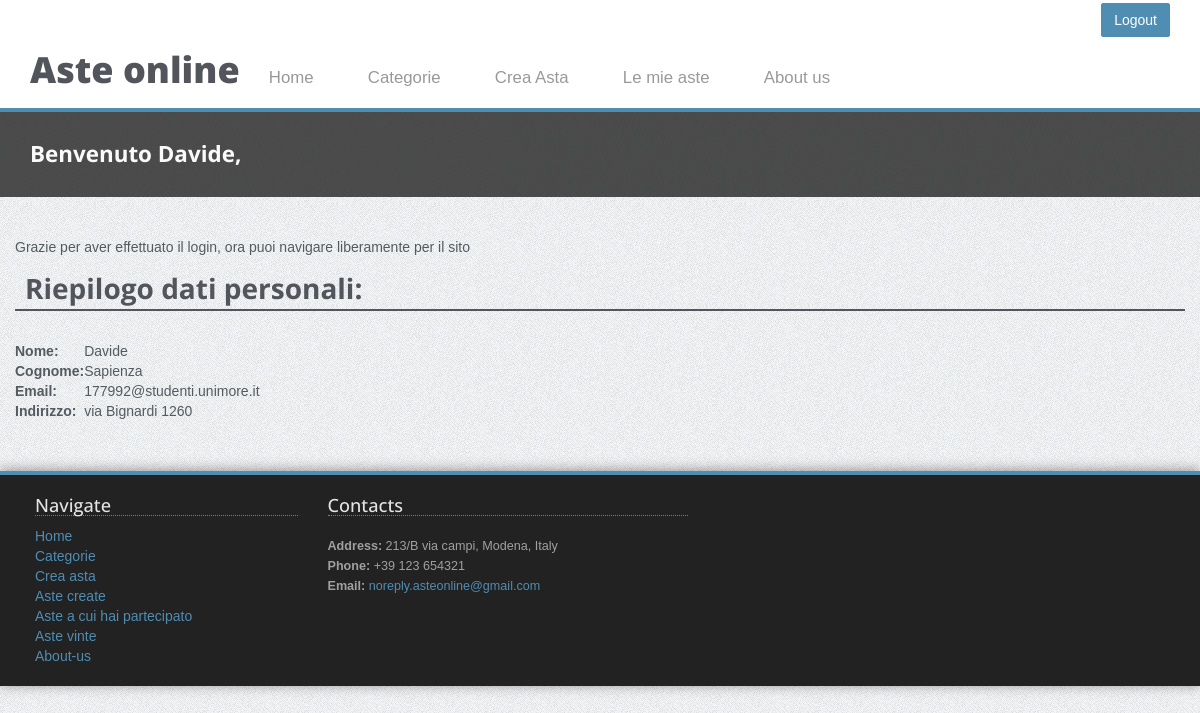
/portale/ (signed in), run on the app's committed database.
### gestione_utenti/models.py (models this page shows, shortened)
class Utente(AbstractUser):
    nome = models.CharField(max_length=20)
    cognome = models.CharField(max_length=30)
    indirizzo = models.CharField(max_length=50)

### gestione_utenti/views.py (the view)
@login_required(login_url='/portale/login')
def portal_main_page(request):
    messaggio = "Grazie per aver effettuato il login, ora puoi navigare liberamente per il sito"
    return render_to_response('gestione_utenti/profile.html', {'request': request, 'messaggio': messaggio})

### gestione_utenti/templates/gestione_utenti/profile.html (shortened to what this page needs)
{% extends "gestione_utenti/base.html" %}
    {% block head %}
        {% load staticfiles %}
    {% endblock %}
    {% block body %}
		<div class="section section-breadcrumbs">
			<div class="container">
				<div class="row">
					<div class="col-md-12">
						<h1>Benvenuto {{ request.user.username|capfirst }},</h1>
					</div>
				</div>
			</div>
		</div>
        <div class="section">
	    	<div class="container">
				<div class="row">
						 <div >
                             <p>{{ messaggio }}</p>
                        </div>
				</div>
                <div class="row">
                    <h2>Riepilogo dati personali:</h2>
            <table>
                <tr>
                    <td><strong>Nome:</strong></td>
                    <td>{{ request.user.nome }}</td>
                </tr>
                <tr>
                    <td><strong>Cognome:</strong></td>
                    <td>{{ request.user.cognome }}</td>
                </tr>
                <tr>
                    <td><strong>Email:</strong></td>
                    <td>{{ request.user.email }}</td>
                </tr>
                <tr>
                    <td><strong>Indirizzo:</strong></td>
                    <td>{{ request.user.indirizzo|linebreaksbr }}</td>
                </tr>
            </table>
                </div>
			</div>
		</div>
    {% endblock %}

### gestione_catalogo/static/gestione_catalogo/css/main.css (style rules this page uses)
body { background: url(../img/page-background.png); }
.section { padding: 30px 0; -webkit-transform: translateZ(0); -moz-transform: translateZ(0); -o-transform: translateZ(0); -ms-transform: translateZ(0); transform: translateZ(0); }
.section .container:first-child h1, .section .container:first-child h2, .section .container:first-child h3 { margin-top: 0; font-weight: 700; }
body { font-family: Arial, Helvetica, sans-serif; font-size: 14px; line-height: 20px; color: #535b60; }
h1 { color: #53555c; font-family: 'Open Sans', sans-serif; font-weight: 800; }
h2 { color: #53555c; font-family: 'Open Sans', sans-serif; font-size: 2em; border-bottom: 2px solid #53555c; line-height: 1.5em; margin: 30px 0; padding-left: 10px; }
.section-breadcrumbs { background: #222; background: rgba(34, 34, 34, 0.8); margin-bottom: 10px; }
.section-breadcrumbs h1 { color: #FAFAFA; font-size: 1.6em; margin-bottom: 0; text-transform: none; }

### data on the page
Utente: user.username "Davide", user.nome "Davide", user.cognome "Sapienza", user.email "177992@studenti.unimore.it", user.indirizzo "via Bignardi 1260"

### other printed values
{{ messaggio }} "Grazie per aver effettuato il login, ora puoi navigare liberamente per il sito"
